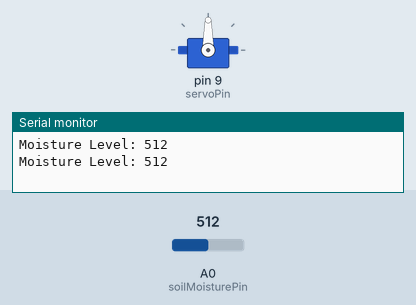
A sketch run on a simulated Arduino Uno, built with avr-gcc and run on an emulated ATmega328P. Shown: servo, the last lines printed to the serial monitor. The inputs (shaded band) are chosen by the test bench; at power-on: A0 (soilMoisturePin) = 512.

Above: at 2.8 s.
2.9 s: A0 (soilMoisturePin) set to 215
5.6 s: A0 (soilMoisturePin) set to 190
At 7.0 s:
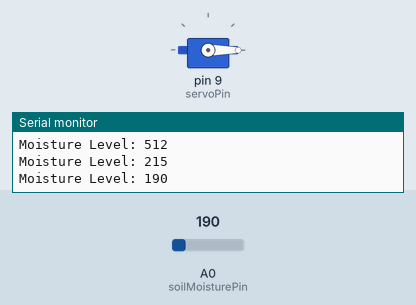
8.3 s: A0 (soilMoisturePin) set to 210
At 9.4 s:
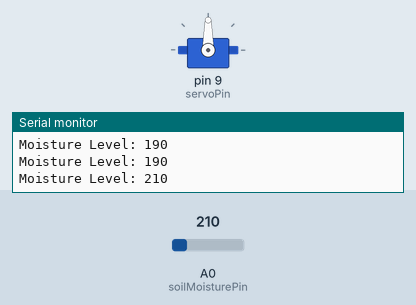
11.0 s: A0 (soilMoisturePin) set to 122
At 12.1 s:
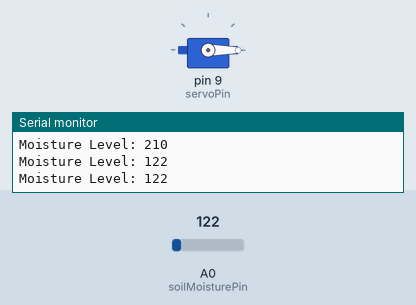
Timing chart, 0 to 14.0 s (numbered marks = the images above; inputs shaded):
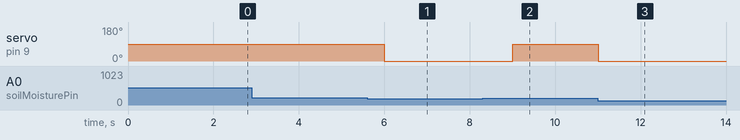

Measured:
- the behaviour switches between 201 and 200 on A0 (soilMoisturePin) (found by bisection; images 0 and 1)
- after the input at 5.6 s, servo on pin 9 (servoPin): 90° → 0° after 0.40 s
- after the input at 8.3 s, servo on pin 9 (servoPin): 0° → 90° after 0.70 s
- after the input at 11.0 s, servo on pin 9 (servoPin): 90° → 0° at once

The sketch:

CODE.ino
```cpp
#include <Servo.h>

// Define analog pin for soil moisture sensor
const int soilMoisturePin = A0;

// Define digital pin for servo motor
const int servoPin = 9;

// Define threshold for soil moisture level
const int moistureThreshold = 200; // Adjust this value based on your sensor calibration

Servo servoMotor;

void setup() {
  // Initialize serial communication
  Serial.begin(9600);

  // Attach servo to the servo pin
  servoMotor.attach(servoPin);
}

void loop() {
  // Read soil moisture level
  int moistureLevel = analogRead(soilMoisturePin);

  // Print moisture level (for debugging)
  Serial.print("Moisture Level: ");
  Serial.println(moistureLevel);

  // Check if moisture level is above threshold
  if (moistureLevel > moistureThreshold) {
    // Rotate servo motor to a certain angle
    servoMotor.write(90); // Adjust the angle as needed
    delay(1000); // Delay to allow servo to reach the position
  } else {
    // If moisture level is below threshold, turn off the servo motor
    servoMotor.write(0); // Rotate servo to initial position
  }

  // Add a delay to prevent rapid readings
  delay(1000); // Adjust delay as needed
}
```
